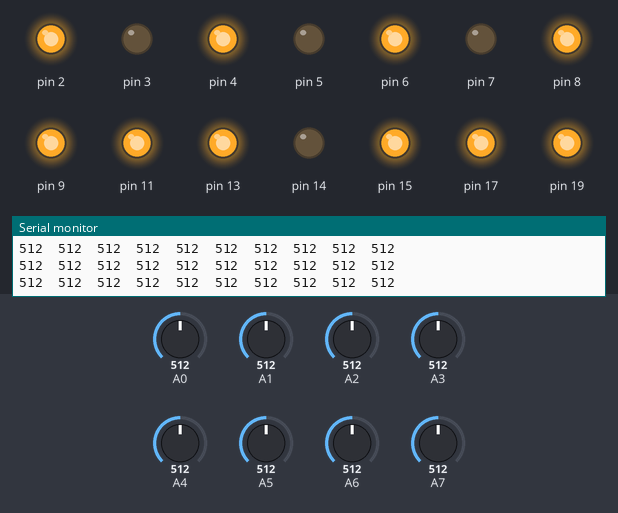
Recording of a sketch running on a simulated Arduino Uno, built with avr-gcc and run on an emulated ATmega328P. Shown: output pins drawn as LEDs (lit = HIGH), the last lines printed to the serial monitor. The test bench sets the inputs (shaded band); at power-on: A0 = 512, A1 = 512, A2 = 512, A3 = 512, A4 = 512, A5 = 512, A6 = 512, A7 = 512.

Above: at 3.2 s.
3.3 s: A0 set to 59
At 6.0 s:
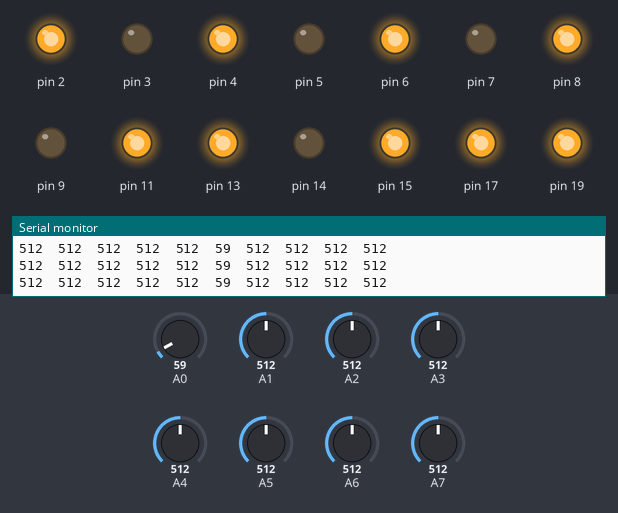
6.3 s: A0 set to 50
At 7.5 s:
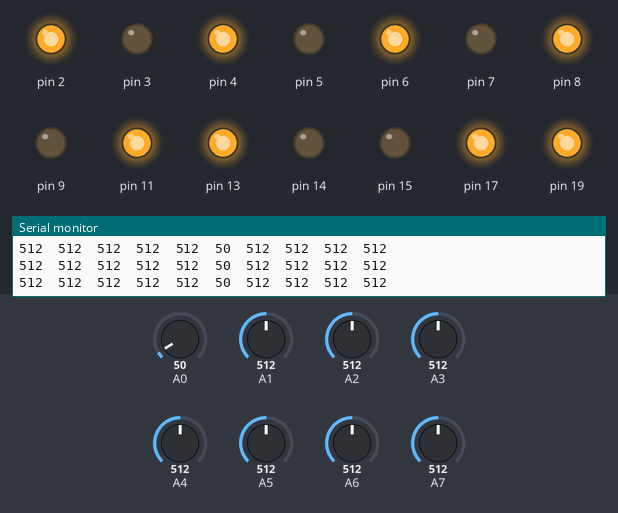
9.3 s: A1 set to 285
12.3 s: A1 set to 265
At 13.3 s:
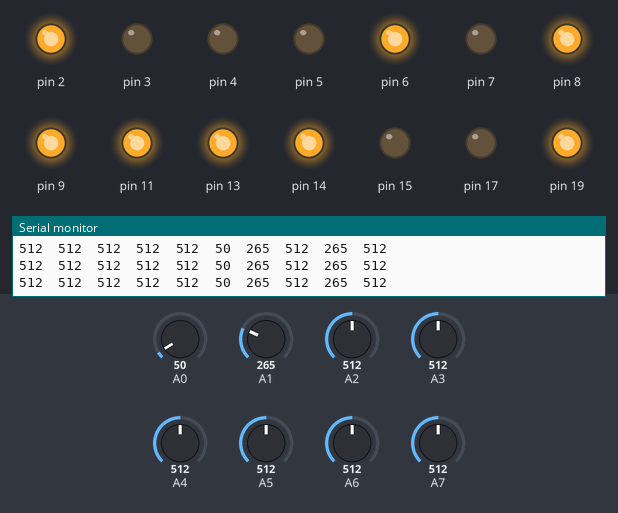
15.3 s: A2 set to 324
18.3 s: A2 set to 305
At 19.0 s:
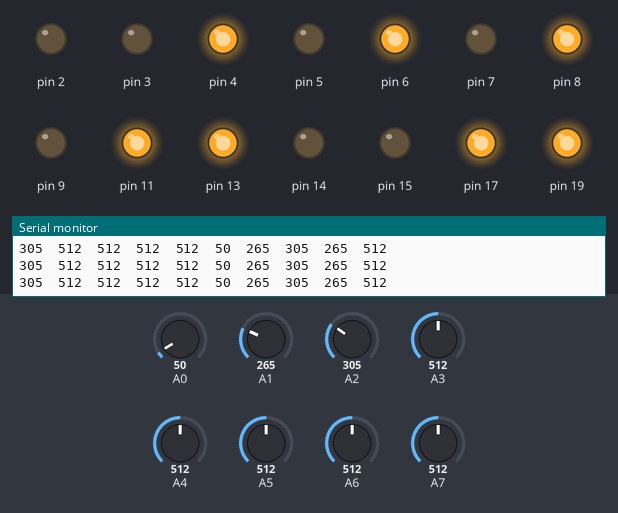
Timing chart, 0 to 21.5 s (numbered marks = the images above; inputs shaded):
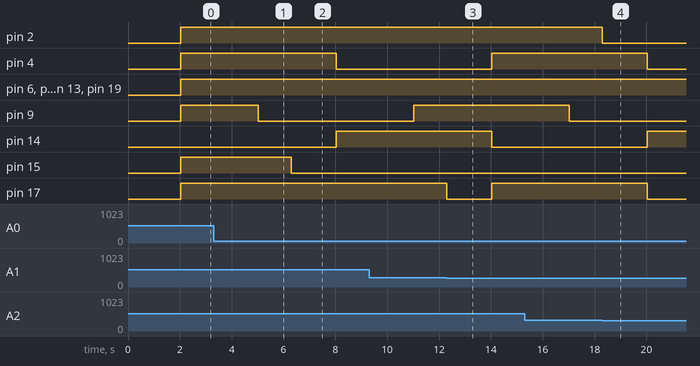

The sketch:

4legwalk.ino
```cpp
#include <MsTimer2.h>            // タイマー割り込みを利用する為に必要なヘッダファイル
#include <stdio.h>
#define AD0 56 //センサのピンで指定する奴じゃない本当のアドレス？あとで書き直す
#define AD1 57 //0から順にデータ配列に入る、足の番号1~3とデータ配列1～3に入るセンサーデータはそろえる
#define AD2 58  //今はA0と本来のA0はそろっていない。要は+54
#define AD3 60
#define AD4 61
#define AD5 62
#define AD6 63
#define AD7 64
#define AD8 55
#define AD9 59

//54A0、なし、55A1正圧タンク、56A2足1-弁2と3、57A3足2弁5と6,58A4足3弁7と8、59A5負圧タンク，60A6足4弁10と11，61A2足5弁12と13，62A8足6弁14と15，63A9足7弁16と17，64A10足8弁18と19
int current = 0;
int count = 0; //データログ用のカウンタ
int pin = AD0; // 初期のADCチャンネル

// グローバル変数の定義
int currentPressure = 0; // 現在の空気圧
int exhaustValveTime = 0; // 排気バルブ制御時間
int supplyValveTime = 0;  // 吸気バルブ制御時間
int rooptime = 25 ; //制御タイミング

int EXITleg[10] = {0}; // 弁のピン番号を格納する配列
int inleg[10] = {0}; //上に同じ
int invuc[4] = {0}; //上に同じ

int nontauchpuls = 25; //不感帯の幅　たぶんアナログリードだから要計算
int airroomNum = 8; // 4脚 x 2空気室 = 8
int sensorNum = 10; //使ってるセンサの数　配列に使うタンク2空気室にづつで10
//+50 必要？
//センサ殺した？
//

int date[2][15] = {{0}};  // 全ての要素を0で初期化
 //データバッファ領域
int currentTime = 0;

enum OperatingMode {
  PC_COMMAND_MODE,
  TIME_WALK_MODE,
};

OperatingMode currentMode = TIME_WALK_MODE; // デフォルトは待機モード

unsigned long timeWalkStartTime = 0;
int timeWalkTargetIndex = 0;

int targetPressure[12] = {0, 0, 0, 0, 0, 0, 0, 0, 0, 0, 0, 0}; // 各空気室の目標圧力

void setup() {
   // セットアップ
  // センサーの初期化、バルブの初期化、通信の初期化などを行う
  // タイマー割り込みを設定する
  MsTimer2::set(rooptime, flash);     // 25ms毎にflash( )割込み関数を呼び出す様に設定
  EXITleg[1] = 2; // EXITleg1にピン番号2を割り当てる（例）
  inleg[1] = 3;
  EXITleg[2] = 6;
  inleg[2] = 5;
  EXITleg[3] = 8;
  inleg[3] = 7;
  inleg[4] = 10;
  EXITleg[4] = 11;
  inleg[5] = 12;
  EXITleg[5] = 13;
  inleg[6] = 14;
  EXITleg[6] = 15;
  inleg[7] = 16;
  EXITleg[7] = 17;
  inleg[8] = 18;
  EXITleg[8] = 19;
  invuc[1] = 4;
  invuc[2] = 9;
  invuc[3] = 20;
  invuc[4] = 21;
  // 他のピン番号の設定も同様に行う
  // 圧力計ごとにアナログピンを使う
  Serial.begin(38400);
  for (int i = 1; i <= 8; i++) {
    pinMode(EXITleg[i], OUTPUT);
    pinMode(inleg[i], OUTPUT);
  }
  for (int i = 1; i <= 4; i++){
    pinMode(invuc[i], OUTPUT);
  }

  delay(2000);
  MsTimer2::start();

}

void loop() {
  // その他の処理
  switch (currentMode) {
    case PC_COMMAND_MODE:
      if (Serial.available() >= 3) {
        for (int i = 0; i < 12; i++) {
          targetPressure[i] = Serial.parseInt();//例えば50-60-70にセットするときは50 60 70と送信 吸盤ように2個追加
        }
      }
      else{
        break;
      }
      break;
    case TIME_WALK_MODE:
      if (currentTime*25  - timeWalkStartTime < 12000) {
        // 5秒ごとにtargetPressureを任意セットに切り替える
        // 5秒ずれで動作する
        if (currentTime*25 < 3000) {
          targetPressure[0] = 30 ;
          targetPressure[1] = 270 ;
          targetPressure[8] = 1;
          targetPressure[2] = 250;
          targetPressure[3] = 270 ;
          targetPressure[9] = 1;
          targetPressure[4] = 280 ;
          targetPressure[5] = 30;
          targetPressure[10] = 0;
          targetPressure[6] = 30 ;
          targetPressure[7] = 30 ;
          targetPressure[11] = 0;
        } else if (currentTime * 25 < 6000) {
          targetPressure[0] = 280 ;
          targetPressure[1] = 270 ;
          targetPressure[8] = 1;
          targetPressure[2] = 250;
          targetPressure[3] = 30 ;
          targetPressure[9] = 0;
          targetPressure[4] = 30 ;
          targetPressure[5] = 30;
          targetPressure[10] = 0;
          targetPressure[6] = 30 ;
          targetPressure[7] = 270 ;
          targetPressure[11] = 1;
        } else if (currentTime * 25 < 9000) {
          targetPressure[0] = 280 ;
          targetPressure[1] = 30 ;
          targetPressure[8] = 0;
          targetPressure[2] = 30;
          targetPressure[3] = 30 ;
          targetPressure[9] = 0;
          targetPressure[4] = 30 ;
          targetPressure[5] = 270;
          targetPressure[10] = 1;
          targetPressure[6] = 250 ;
          targetPressure[7] = 270 ;
          targetPressure[11] = 1;
        } else {
          targetPressure[0] = 60 ;
          targetPressure[1] = 60 ;
          targetPressure[8] = 0;
          targetPressure[2] = 60;
          targetPressure[3] = 270 ;
          targetPressure[9] = 1;
          targetPressure[4] = 280 ;
          targetPressure[5] = 270;
          targetPressure[10] = 1;
          targetPressure[6] = 250 ;
          targetPressure[7] = 60 ;
          targetPressure[11] = 0;
        }
      } else {
        currentTime = 0; // タイマーリセット
      }
      break;
    default:
      break;
  }
}

void flash() {
  for (int i = 0; i < sensorNum; i++)
  {
   get_current_data();
  }

  for (int i = 0; i < airroomNum; i++){

   controlAirPressure(i); // 空気圧制御を25msごとに実行
  }

  digitalWrite(invuc[1], targetPressure[8]);
  digitalWrite(invuc[2], targetPressure[9]);
  digitalWrite(invuc[3], targetPressure[10]);
  digitalWrite(invuc[4], targetPressure[11]);
  currentTime = currentTime + 1;
  datelog();
}

//標準的には、
//アクチュエータ制御するスレッドor割込み処理
//センサ値を読むスレッドor割り込みルーチン
//もし AD が終わってたら、AD値を current に入れて（過去データ溜めてる配列にも入れる？）、AD開始する

void get_current_data() {
  current = analogRead(pin);

  next_channel();
  current_to_bafa();
}

void next_channel() {
  switch (pin) {
    case AD0: pin = AD1; break;
    case AD1: pin = AD2; break;
    case AD2: pin = AD3; break;
    case AD3: pin = AD4; break;
    case AD4: pin = AD5; break;
    case AD5: pin = AD6; break;
    case AD6: pin = AD7; break;
    case AD7: pin = AD8; break;
    case AD8: pin = AD9; break;
    case AD9: pin = AD0; break;
    default: pin = AD0; break;
  }
}

void current_to_bafa() {
  date[0][count] = current;
  if(count == sensorNum-1) {
    count = 0;
  }
  else{
    count = count+1;
  }
}

//データを格納する、2*センサ数の配列≒(0~1、センサ数-1)
void datelog() {
    for (int j = 0; j < sensorNum; j++) {
      Serial.print(date[1][j]);
      Serial.print("\t");
      date[1][j] = date[0][j];
    }
    Serial.println( );              // 改行の出力
}


void controlAirPressure(int i) {
  // 空気圧制御アルゴリズムを実装
  int currentPressure = date[0][i];
  int pressureDifference = targetPressure[i] - currentPressure;

  if (pressureDifference > nontauchpuls) {
    // 目標値よりも低い場合の制御
    openSupplyValve(i+1); // 吸気バルブを開く
    closeExhaustValve(i+1); // 排気バルブを閉じる
  } else if (pressureDifference < -nontauchpuls) {
    // 目標値よりも高い場合の制御
    closeSupplyValve(i+1); // 吸気バルブを閉じる
    openExhaustValve(i+1); // 排気バルブを開く
  } else {
    // 目標値に近い場合の制御
    closeSupplyValve(i+1); // 吸気バルブを閉じる
    closeExhaustValve(i+1); // 排気バルブを閉じる
  }
}
```

openclosekit.ino
```cpp
// 吸気バルブの制御
void openSupplyValve(int targetlegnun) {
  // 吸気バルブを開く処理
  digitalWrite(inleg[targetlegnun], HIGH);
}

void closeSupplyValve(int targetlegnun) {
  // 吸気バルブを閉じる処理を記述する
  digitalWrite(inleg[targetlegnun], LOW);
}

// 排気バルブの制御
void openExhaustValve(int targetlegnun) {
  // 排気バルブを開く処理を
  digitalWrite(EXITleg[targetlegnun], HIGH);
}

void closeExhaustValve(int targetlegnun) {
  // 排気バルブを閉じる処理を記述する
  digitalWrite(EXITleg[targetlegnun], LOW);
}
```

Measured:
- the behaviour switches between 56 and 55 on A0 (found by bisection; images 1 and 2)
- the behaviour switches between 276 and 275 on A1 (found by bisection; images 2 and 3)
- the behaviour switches between 306 and 305 on A2 (found by bisection; images 3 and 4)
- after the input at 6.3 s, pin 15: HIGH → LOW after 0.00 s instead of 1.7 s
- after the input at 12.3 s, pin 17: HIGH → LOW at once, → HIGH 1.7 s later
- after the input at 18.3 s, pin 2: HIGH → LOW at once
